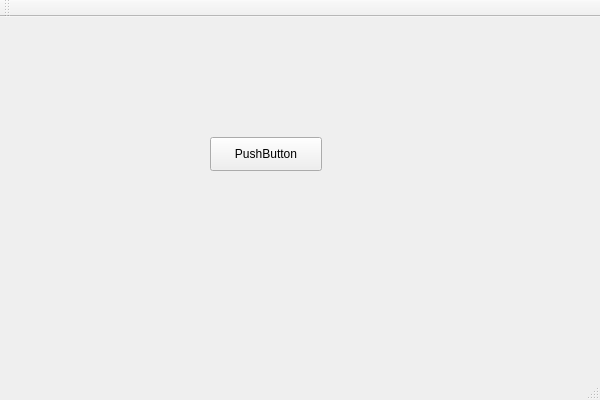
<?xml version="1.0" encoding="UTF-8"?>
<ui version="4.0">
 <class>QtWidgetsApplication1Class</class>
 <widget class="QMainWindow" name="QtWidgetsApplication1Class">
  <property name="geometry">
   <rect>
    <x>0</x>
    <y>0</y>
    <width>600</width>
    <height>400</height>
   </rect>
  </property>
  <property name="windowTitle">
   <string>QtWidgetsApplication1</string>
  </property>
  <widget class="QWidget" name="centralWidget">
   <widget class="QPushButton" name="pushButton">
    <property name="geometry">
     <rect>
      <x>210</x>
      <y>120</y>
      <width>112</width>
      <height>34</height>
     </rect>
    </property>
    <property name="text">
     <string>PushButton</string>
    </property>
   </widget>
  </widget>
  <widget class="QMenuBar" name="menuBar">
   <property name="geometry">
    <rect>
     <x>0</x>
     <y>0</y>
     <width>600</width>
     <height>36</height>
    </rect>
   </property>
  </widget>
  <widget class="QToolBar" name="mainToolBar">
   <attribute name="toolBarArea">
    <enum>TopToolBarArea</enum>
   </attribute>
   <attribute name="toolBarBreak">
    <bool>false</bool>
   </attribute>
  </widget>
  <widget class="QStatusBar" name="statusBar"/>
 </widget>
 <layoutdefault spacing="6" margin="11"/>
 <resources>
  <include location="QtWidgetsApplication1.qrc"/>
 </resources>
 <connections/>
</ui>
